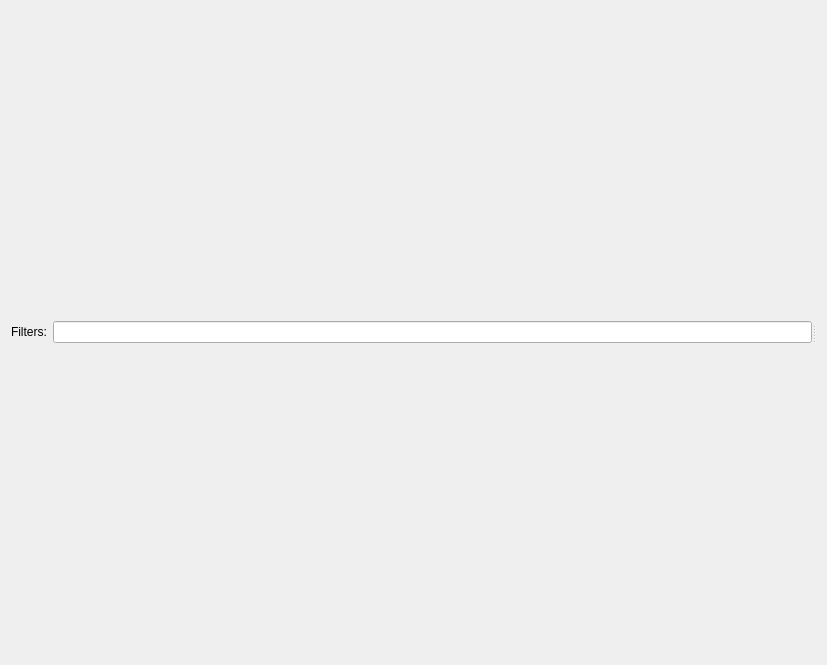
<?xml version="1.0" encoding="UTF-8"?>
<ui version="4.0">
 <class>ReplayGroupView</class>
 <widget class="QWidget" name="ReplayGroupView">
  <property name="geometry">
   <rect>
    <x>0</x>
    <y>0</y>
    <width>827</width>
    <height>665</height>
   </rect>
  </property>
  <property name="windowTitle">
   <string>Form</string>
  </property>
  <layout class="QVBoxLayout" name="verticalLayout">
   <item>
    <widget class="QSplitter" name="splitter">
     <property name="orientation">
      <enum>Qt::Horizontal</enum>
     </property>
     <widget class="QWidget" name="gridLayoutWidget">
      <layout class="QGridLayout" name="gridLayout">
       <item row="0" column="0">
        <widget class="QLabel" name="label">
         <property name="text">
          <string>Filters:</string>
         </property>
        </widget>
       </item>
       <item row="0" column="1">
        <widget class="QLineEdit" name="lineEdit_filters"/>
       </item>
       <item row="1" column="0" colspan="2">
        <layout class="QVBoxLayout" name="layout_recordingList"/>
       </item>
      </layout>
     </widget>
     <widget class="QWidget" name="verticalLayoutWidget">
      <layout class="QVBoxLayout" name="layout_data"/>
     </widget>
    </widget>
   </item>
  </layout>
 </widget>
 <resources/>
 <connections/>
</ui>
